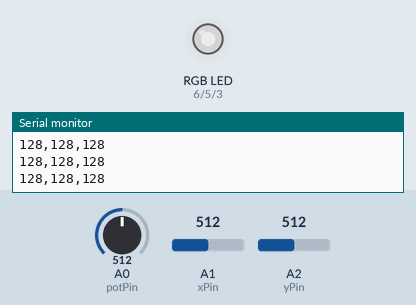
Bench run of a sketch on a simulated Arduino Uno, built with avr-gcc and run on an emulated ATmega328P. On the bench: an RGB LED mixed from three pins (HIGH = lit), the last lines printed to the serial monitor. Inputs (shaded band) come from the test bench; at power-on: A0 (potPin) = 512, A1 (xPin) = 512, A2 (yPin) = 512. Dim RGB values are drawn brighter than linear.

Above: at 1.2 s.
1.3 s: A0 (potPin) set to 416
At 1.8 s:
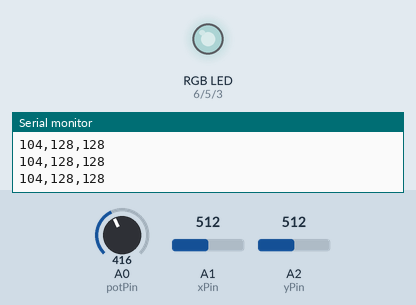
2.8 s: A0 (potPin) set to 383
At 4.1 s:
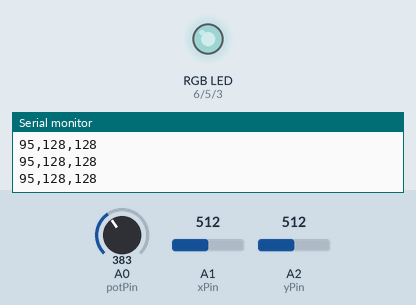
5.8 s: A1 (xPin) set to 716
At 6.7 s:
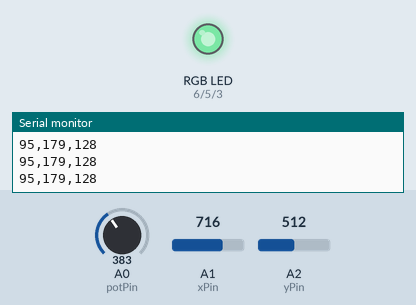
7.3 s: A2 (yPin) set to 44
At 7.7 s:
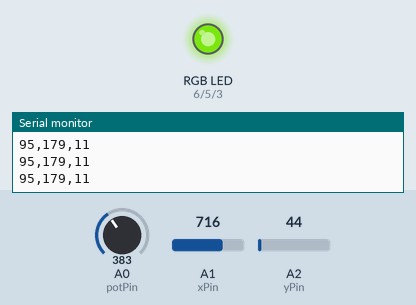
8.8 s: A2 (yPin) set to 36
At 10.0 s:
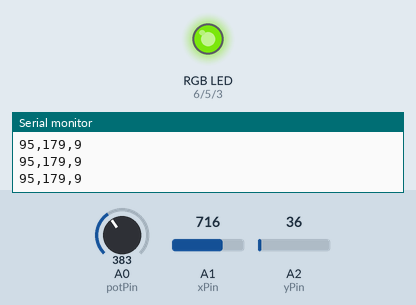
10.3 s: A1 (xPin) set to 414
At 11.0 s:
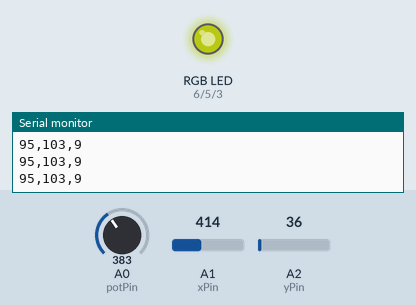
11.8 s: A1 (xPin) set to 389
Timing chart, 0 to 14.8 s (numbered marks = the images above; inputs shaded):
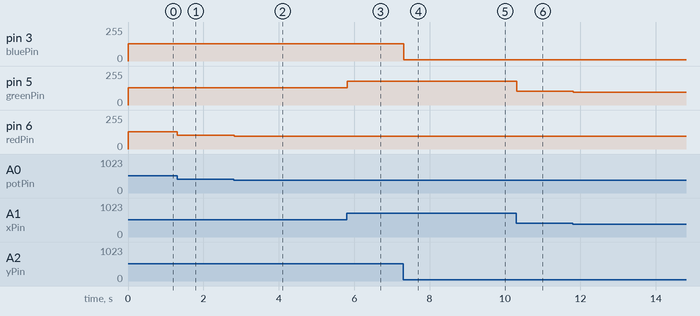

The sketch:

rgb_controller.ino
```cpp
const int potPin = A0;  // Analog input pin that the potentiometer is attached to
const int greenPin = 5; // Analog output pin that the LED is attached to
const int redPin=6;
const int bluePin=3;
const int xPin=A1;
const int yPin=A2;

int sensorValue = 0;        // value read from the pot
int outputValue = 0;        // value output to the PWM (analog out)

void setup() {
  // initialize serial communications at 9600 bps:
  Serial.begin(9600);
}

void loop() {
  // read the analog in value from pot (soon from joystick)
  int redValue = analogRead(potPin);
  int greenValue=analogRead(xPin);
  int blueValue= analogRead(yPin);

  // print the results to the serial monitor:
  Serial.print(redValue/4);
  Serial.print(",");
  Serial.print(greenValue/4);
  Serial.print(",");
  Serial.println(blueValue/4);

  analogWrite(greenPin,greenValue/4);
  analogWrite(redPin,redValue/4);
  analogWrite(bluePin,blueValue/4);


  delay(2);
}
```

Measured:
- after the input at 1.3 s, pin 6 (redPin): 128/255 → 104/255 at once
- after the input at 2.8 s, pin 6 (redPin): 104/255 → 95/255 at once
- after the input at 5.8 s, pin 5 (greenPin): 128/255 → 179/255 at once
- after the input at 7.3 s, pin 3 (bluePin): 128/255 → 11/255 at once
- after the input at 8.8 s, pin 3 (bluePin): 11/255 → 9/255 at once
- after the input at 10.3 s, pin 5 (greenPin): 179/255 → 103/255 at once
- after the input at 11.8 s, pin 5 (greenPin): 103/255 → 97/255 at once
